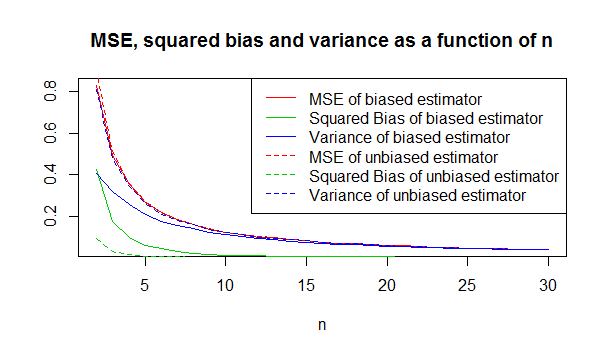

Write the R code that produced this figure.
## Simulation study: 
## MSE, Bias and Variance of the ML-Estimator of the Standard Deviation
rm(list = ls())

# fix values
mu = 3
sigma = 1.5
n_values = c(seq(2, 30, by = 1))
R = 10000

# matrices to store estimators of std for different values of n
s = matrix(NA, R, length(n_values))
s_tilde = matrix(NA, R, length(n_values))

for(i in 1:R){
  index = 1
  for (n in n_values){
    #sample a realisation from the iid random sample
    X = rnorm(n, mu, sigma)
    
    # compute biased estimator for standard deviation 
    s[i, index] = sqrt(1/n * sum((X - mean(X))^2))
    
    s_tilde[i, index] = sqrt(1/(n-1) * sum((X - mean(X))^2))
    
    index = index + 1
  }
}

# approximate MSE, squared bias and variance for each value of n
MSE_s = matrix(NA, 1, length(n_values))
Bias_s = matrix(NA, 1, length(n_values))
Var_s = matrix(NA, 1, length(n_values))
MSE_s_tilde = matrix(NA, 1, length(n_values))
Bias_s_tilde = matrix(NA, 1, length(n_values))
Var_s_tilde = matrix(NA, 1, length(n_values))

for (j in 1:length(n_values)){
  MSE_s[1, j] = 1/R * sum((s[ ,j] - sigma)^2)
  Bias_s[1, j] = ((1/R * sum(s[ ,j])) - sigma)^2
  Var_s[1, j] = 1/R * sum((s[ ,j] - (1/R * sum(s[ ,j])))^2)
  MSE_s_tilde[1, j] = 1/R * sum((s_tilde[ ,j] - sigma)^2)
  Bias_s_tilde[1, j] = ((1/R * sum(s_tilde[ ,j])) - sigma)^2
  Var_s_tilde[1, j] = 1/R * sum((s_tilde[ ,j] - (1/R * sum(s_tilde[ ,j])))^2)
}

# plot MSE, squared Bias and Variance as a function of n
plot(n_values, MSE_s, col = "2", "l", lty = 1, main = "MSE, squared bias and variance as a function of n", xlab = "n", ylab = NA)
points(n_values, Bias_s, col = "3", "l", lty = 1)
points(n_values, Var_s, col = "4", "l", lty = 1)
points(n_values, MSE_s_tilde, col = "2", "l", lty = 2)
points(n_values, Bias_s_tilde, col = "3", "l", lty = 2)
points(n_values, Var_s_tilde, col = "4", "l", lty = 2)
legend("topright", c("MSE of biased estimator", "Squared Bias of biased estimator", "Variance of biased estimator", "MSE of unbiased estimator", "Squared Bias of unbiased estimator", "Variance of unbiased estimator"), col = c("2", "3", "4", "2", "3", "4"), lty = c(1,1,1,2,2,2))
